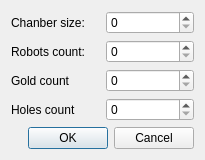
<?xml version="1.0" encoding="UTF-8"?>
<ui version="4.0">
 <class>Dialog</class>
 <widget class="QDialog" name="Dialog">
  <property name="windowModality">
   <enum>Qt::NonModal</enum>
  </property>
  <property name="geometry">
   <rect>
    <x>0</x>
    <y>0</y>
    <width>205</width>
    <height>157</height>
   </rect>
  </property>
  <property name="windowTitle">
   <string>NewGame</string>
  </property>
  <property name="modal">
   <bool>true</bool>
  </property>
  <layout class="QGridLayout" name="gridLayout_2">
   <item row="0" column="0">
    <layout class="QGridLayout" name="gridLayout">
     <item row="1" column="1">
      <widget class="QSpinBox" name="spinBoxRobotNumber"/>
     </item>
     <item row="0" column="1">
      <widget class="QSpinBox" name="spinBoxChamberSize"/>
     </item>
     <item row="2" column="0">
      <widget class="QLabel" name="label_3">
       <property name="text">
        <string>Gold count</string>
       </property>
      </widget>
     </item>
     <item row="1" column="0">
      <widget class="QLabel" name="label">
       <property name="text">
        <string>Robots count:</string>
       </property>
      </widget>
     </item>
     <item row="3" column="0">
      <widget class="QLabel" name="label_4">
       <property name="text">
        <string>Holes count</string>
       </property>
      </widget>
     </item>
     <item row="0" column="0">
      <widget class="QLabel" name="label_2">
       <property name="text">
        <string>Chanber size:</string>
       </property>
      </widget>
     </item>
     <item row="2" column="1">
      <widget class="QSpinBox" name="spinBoxGoldNumber"/>
     </item>
     <item row="3" column="1">
      <widget class="QSpinBox" name="spinBoxHolesNumber"/>
     </item>
    </layout>
   </item>
   <item row="1" column="0">
    <widget class="QDialogButtonBox" name="buttonBox">
     <property name="orientation">
      <enum>Qt::Horizontal</enum>
     </property>
     <property name="standardButtons">
      <set>QDialogButtonBox::Cancel|QDialogButtonBox::Ok</set>
     </property>
    </widget>
   </item>
  </layout>
 </widget>
 <resources/>
 <connections>
  <connection>
   <sender>buttonBox</sender>
   <signal>accepted()</signal>
   <receiver>Dialog</receiver>
   <slot>accept()</slot>
   <hints>
    <hint type="sourcelabel">
     <x>248</x>
     <y>254</y>
    </hint>
    <hint type="destinationlabel">
     <x>157</x>
     <y>274</y>
    </hint>
   </hints>
  </connection>
  <connection>
   <sender>buttonBox</sender>
   <signal>rejected()</signal>
   <receiver>Dialog</receiver>
   <slot>reject()</slot>
   <hints>
    <hint type="sourcelabel">
     <x>316</x>
     <y>260</y>
    </hint>
    <hint type="destinationlabel">
     <x>286</x>
     <y>274</y>
    </hint>
   </hints>
  </connection>
 </connections>
</ui>
